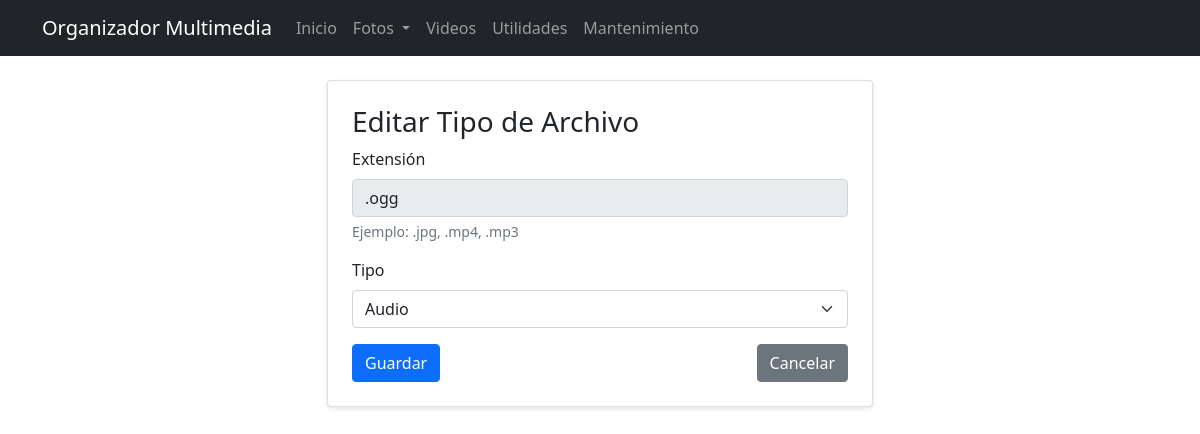
Page /maintenance/file-types/19/edit on the earlier database version.
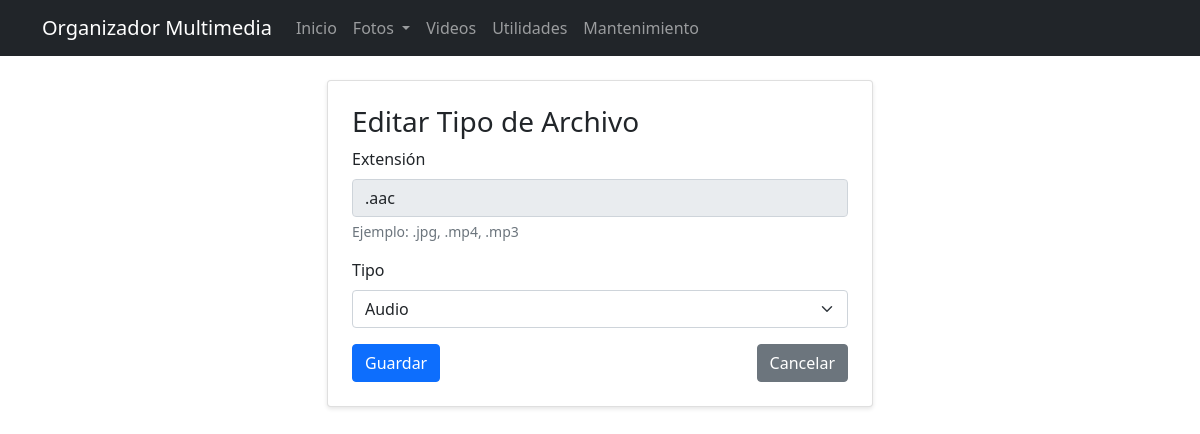
Same page on the later database version.
### app/models/database.py (models this page shows, shortened)
class FileType(db.Model):
    id = db.Column(db.Integer, primary_key=True)
    extension = db.Column(db.String(10), unique=True, nullable=False)
    type = db.Column(db.String(10), nullable=False)

### app/routes/maintenance.py (the view)
@bp.route('/file-types/<int:id>/edit', methods=['GET', 'POST'])
def edit_file_type(id):
    file_type = FileType.query.get_or_404(id)
    if request.method == 'POST':
        file_type.type = request.form.get('type')
        db.session.commit()
        clear_extensions_cache()  # Limpiar cache después de editar
        flash('Tipo de archivo actualizado correctamente.', 'success')
        return redirect(url_for('maintenance.file_types'))
    return render_template('maintenance/file_type_form.html', file_type=file_type)

### app/templates/maintenance/file_type_form.html (shortened to what this page needs)
{% extends "base.html" %}
{% block content %}
<div class="row">
    <div class="col-md-6 offset-md-3">
        <div class="card">
            <div class="card-body">
                <h3 class="card-title">
                    {% if file_type %}Editar{% else %}Añadir{% endif %} Tipo de Archivo
                </h3>
                <form method="POST">
                    <div class="mb-3">
                        <label for="extension" class="form-label">Extensión</label>
                        <input type="text"
                               class="form-control"
                               id="extension"
                               name="extension"
                               value="{{ file_type.extension if file_type else '' }}"
                               {% if file_type %}readonly{% endif %}
                               required>
                        <div class="form-text">Ejemplo: .jpg, .mp4, .mp3</div>
                    </div>
                    <div class="mb-3">
                        <label for="type" class="form-label">Tipo</label>
                        <select class="form-select" id="type" name="type" required>
                            <option value="audio"
                                {% if file_type and file_type.type == 'audio' %}selected{% endif %}>
                                Audio
                            </option>
                        </select>
                    </div>
                    <div class="d-flex justify-content-between">
                        <button type="submit" class="btn btn-primary">Guardar</button>
                        <a href="{{ url_for('maintenance.file_types') }}" class="btn btn-secondary">
                            Cancelar
                        </a>
                    </div>
                </form>
            </div>
        </div>
    </div>
</div>
{% endblock %}

Differences in the rows shown:
changed FileType "Audio": extension ".ogg" → ".aac"
